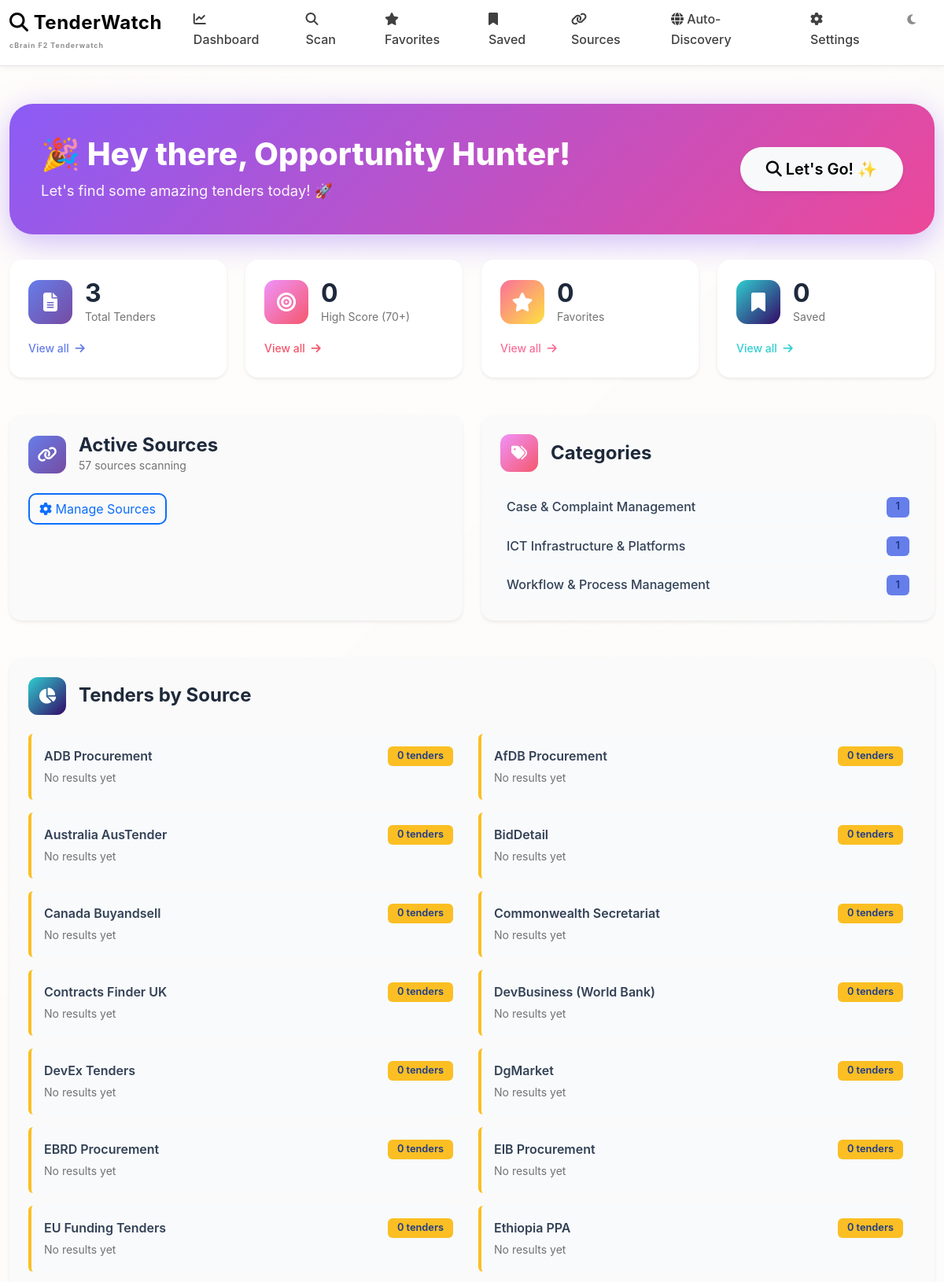
The page / (upper part) on the database its author committed.
### app/models.py (models this page shows)
class TenderResult(db.Model):
    id = db.Column(db.Integer, primary_key=True)
    title = db.Column(db.Text, nullable=False)
    title_translated = db.Column(db.Text, default="")
    link = db.Column(db.Text, unique=True, nullable=False)
    description = db.Column(db.Text, default="")
    description_translated = db.Column(db.Text, default="")
    buyer = db.Column(db.String(200))
    country = db.Column(db.String(200))
    deadline = db.Column(db.String(200))
    score = db.Column(db.Float)
    keywords_matched = db.Column(db.Text)
    scoring_breakdown = db.Column(db.Text, default="")
    discovery_method = db.Column(db.String(50), default="manual")  # 'manual', 'auto', 'priority'
    search_query = db.Column(db.String(500))  # Search query that found this (for auto-discovered)
    search_source = db.Column(db.String(50))  # 'google', 'bing', or source name
    semantic_score = db.Column(db.Float, default=0.0)
    ai_confidence = db.Column(db.Float, default=0.0)
    entities_extracted = db.Column(db.Text, default="")  # JSON with extracted entities
    ai_summary = db.Column(db.Text, default="")  # AI-generated summary
    saved = db.Column(db.Boolean, default=False)
    favorite = db.Column(db.Boolean, default=False)
    notified = db.Column(db.Boolean, default=False)
    source_id = db.Column(db.Integer, db.ForeignKey("tender_source.id"))
    source = db.relationship("TenderSource")
    category = db.Column(db.String(100))
    confidence = db.Column(db.Float)
    created_at = db.Column(db.DateTime, default=datetime.utcnow)

class TenderSource(db.Model):
    id = db.Column(db.Integer, primary_key=True)
    name = db.Column(db.String(200), nullable=False)
    url = db.Column(db.String(500), nullable=False)
    active = db.Column(db.Boolean, default=True)
    favorite = db.Column(db.Boolean, default=False)
    created_at = db.Column(db.DateTime, default=datetime.utcnow)

### app/routes.py (the view)
@main.route("/")
def dashboard():
    one_month_ago = datetime.utcnow() - timedelta(days=30)
    total_tenders = TenderResult.query.filter(TenderResult.created_at >= one_month_ago).count()
    high_score_count = TenderResult.query.filter(
        TenderResult.score >= 70,
        TenderResult.created_at >= one_month_ago
    ).count()
    saved_count = TenderResult.query.filter_by(saved=True).filter(
        TenderResult.created_at >= one_month_ago
    ).count()
    favorite_count = TenderResult.query.filter_by(favorite=True).filter(
        TenderResult.created_at >= one_month_ago
    ).count()
    active_sources = TenderSource.query.filter_by(active=True).count()
    source_contributions = db.session.query(
        TenderSource.name,
        db.func.count(TenderResult.id).label('count')
    ).outerjoin(TenderResult).group_by(TenderSource.name).all()
    categories = db.session.query(
        TenderResult.category,
        db.func.count(TenderResult.id).label('count')
    ).filter(TenderResult.created_at >= one_month_ago).group_by(TenderResult.category).all()
    recent_tenders = TenderResult.query.filter(
        TenderResult.created_at >= one_month_ago
    ).order_by(TenderResult.created_at.desc()).limit(10).all()
    return render_template(
        "dashboard.html",
        total_tenders=total_tenders,
        high_score_count=high_score_count,
        saved_count=saved_count,
        favorite_count=favorite_count,
        active_sources=active_sources,
        source_contributions=source_contributions,
        categories=categories,
        recent_tenders=recent_tenders,
    )

### app/templates/dashboard.html (shortened to what this page needs)
{% extends "base.html" %}
{% block content %}
<div style="background: linear-gradient(135deg, #8b5cf6 0%, #ec4899 100%); padding: 2.5rem; border-radius: 30px; margin-bottom: 2rem; color: white; box-shadow: 0 10px 40px rgba(139, 92, 246, 0.4); animation: fadeIn 0.6s ease-in;">
    <div class="row align-items-center">
        <div class="col-md-8">
            <h1 style="margin: 0; font-weight: 800; font-size: 2.5rem;">🎉 Hey there, Opportunity Hunter!</h1>
            <p style="margin: 0.5rem 0 0 0; opacity: 0.95; font-size: 1.15rem;">Let's find some amazing tenders today! 🚀</p>
        </div>
        <div class="col-md-4 text-end">
            <a href="{{ url_for('main.scan') }}" class="btn btn-light btn-lg shadow-sm" style="border-radius: 50px; padding: 0.75rem 2rem; font-weight: 600; animation: pulse 2s infinite;">
                <i class="fas fa-search"></i> Let's Go! ✨
            </a>
        </div>
    </div>
</div>
<div class="row mb-5 g-4">
    <div class="col-md-3 col-sm-6">
        <div class="card border-0 h-100 shadow-sm hover-lift" style="background: white; border-radius: 16px; transition: all 0.3s ease;">
            <div class="card-body p-4">
                <div class="d-flex align-items-center mb-3">
                    <div style="background: linear-gradient(135deg, #667eea 0%, #764ba2 100%); width: 56px; height: 56px; border-radius: 14px; display: flex; align-items: center; justify-content: center; margin-right: 1rem;">
                        <i class="fas fa-file-alt" style="color: white; font-size: 1.5rem;"></i>
                    </div>
                    <div>
                        <h2 class="mb-0" style="font-weight: 700; color: #1e293b;">{{ total_tenders }}</h2>
                        <p class="mb-0 text-muted" style="font-size: 0.875rem;">Total Tenders</p>
                    </div>
                </div>
                <a href="{{ url_for('main.scan') }}" class="text-decoration-none" style="color: #667eea; font-weight: 500; font-size: 0.875rem;">View all <i class="fas fa-arrow-right ms-1"></i></a>
            </div>
        </div>
    </div>
    <div class="col-md-3 col-sm-6">
        <div class="card border-0 h-100 shadow-sm hover-lift" style="background: white; border-radius: 16px; transition: all 0.3s ease;">
            <div class="card-body p-4">
                <div class="d-flex align-items-center mb-3">
                    <div style="background: linear-gradient(135deg, #f093fb 0%, #f5576c 100%); width: 56px; height: 56px; border-radius: 14px; display: flex; align-items: center; justify-content: center; margin-right: 1rem;">
                        <i class="fas fa-bullseye" style="color: white; font-size: 1.5rem;"></i>
                    </div>
                    <div>
                        <h2 class="mb-0" style="font-weight: 700; color: #1e293b;">{{ high_score_count }}</h2>
                        <p class="mb-0 text-muted" style="font-size: 0.875rem;">High Score (70+)</p>
                    </div>
                </div>
                <a href="{{ url_for('main.scan', min_score=70) }}" class="text-decoration-none" style="color: #f5576c; font-weight: 500; font-size: 0.875rem;">View all <i class="fas fa-arrow-right ms-1"></i></a>
            </div>
        </div>
    </div>
    <div class="col-md-3 col-sm-6">
        <div class="card border-0 h-100 shadow-sm hover-lift" style="background: white; border-radius: 16px; transition: all 0.3s ease;">
            <div class="card-body p-4">
                <div class="d-flex align-items-center mb-3">
                    <div style="background: linear-gradient(135deg, #fa709a 0%, #fee140 100%); width: 56px; height: 56px; border-radius: 14px; display: flex; align-items: center; justify-content: center; margin-right: 1rem;">
                        <i class="fas fa-star" style="color: white; font-size: 1.5rem;"></i>
                    </div>
                    <div>
                        <h2 class="mb-0" style="font-weight: 700; color: #1e293b;">{{ favorite_count }}</h2>
                        <p class="mb-0 text-muted" style="font-size: 0.875rem;">Favorites</p>
                    </div>
                </div>
                <a href="{{ url_for('main.favorites') }}" class="text-decoration-none" style="color: #fa709a; font-weight: 500; font-size: 0.875rem;">View all <i class="fas fa-arrow-right ms-1"></i></a>
            </div>
        </div>
    </div>
    <div class="col-md-3 col-sm-6">
        <div class="card border-0 h-100 shadow-sm hover-lift" style="background: white; border-radius: 16px; transition: all 0.3s ease;">
            <div class="card-body p-4">
                <div class="d-flex align-items-center mb-3">
                    <div style="background: linear-gradient(135deg, #30cfd0 0%, #330867 100%); width: 56px; height: 56px; border-radius: 14px; display: flex; align-items: center; justify-content: center; margin-right: 1rem;">
                        <i class="fas fa-bookmark" style="color: white; font-size: 1.5rem;"></i>
                    </div>
                    <div>
                        <h2 class="mb-0" style="font-weight: 700; color: #1e293b;">{{ saved_count }}</h2>
                        <p class="mb-0 text-muted" style="font-size: 0.875rem;">Saved</p>
                    </div>
                </div>
                <a href="{{ url_for('main.saved') }}" class="text-decoration-none" style="color: #30cfd0; font-weight: 500; font-size: 0.875rem;">View all <i class="fas fa-arrow-right ms-1"></i></a>
            </div>
        </div>
    </div>
</div>
<div class="row mb-5 g-4">
    <div class="col-md-6">
        <div class="card border-0 shadow-sm h-100" style="border-radius: 16px;">
            <div class="card-body p-4">
                <div class="d-flex align-items-center mb-4">
                    <div style="background: linear-gradient(135deg, #667eea 0%, #764ba2 100%); width: 48px; height: 48px; border-radius: 12px; display: flex; align-items: center; justify-content: center; margin-right: 1rem;">
                        <i class="fas fa-link" style="color: white; font-size: 1.25rem;"></i>
                    </div>
                    <div>
                        <h4 class="mb-0" style="font-weight: 700; color: #1e293b;">Active Sources</h4>
                        <p class="mb-0 text-muted" style="font-size: 0.875rem;">{{ active_sources }} sources scanning</p>
                    </div>
                </div>
                <a href="{{ url_for('main.sources') }}" class="btn btn-outline-primary" style="border-radius: 10px; border-width: 2px;">
                    <i class="fas fa-cog"></i> Manage Sources
                </a>
            </div>
        </div>
    </div>
    <div class="col-md-6">
        <div class="card border-0 shadow-sm h-100" style="border-radius: 16px;">
            <div class="card-body p-4">
                <div class="d-flex align-items-center mb-4">
                    <div style="background: linear-gradient(135deg, #f093fb 0%, #f5576c 100%); width: 48px; height: 48px; border-radius: 12px; display: flex; align-items: center; justify-content: center; margin-right: 1rem;">
                        <i class="fas fa-tags" style="color: white; font-size: 1.25rem;"></i>
                    </div>
                    <h4 class="mb-0" style="font-weight: 700; color: #1e293b;">Categories</h4>
                </div>
                {% if categories %}
                <div class="d-flex flex-column gap-2">
                    {% for category_name, count in categories[:3] %}
                    <div class="d-flex justify-content-between align-items-center p-2 rounded" style="background: #f8fafc;">
                        <span style="font-weight: 500; color: #334155;">
                            {% if category_name %}
                                {{ category_name }}
                            {% else %}
                                Uncategorized
                            {% endif %}
                        </span>
                        <span class="badge" style="background: #667eea; font-weight: 600;">{{ count }}</span>
                    </div>
                    {% endfor %}
                </div>
                {% else %}
                <p class="text-muted mb-0">No categories yet. Run a scan to start.</p>
                {% endif %}
            </div>
        </div>
    </div>
</div>
<div class="card border-0 shadow-sm mb-5" style="border-radius: 16px;">
    <div class="card-body p-4">
        <div class="d-flex align-items-center mb-4">
            <div style="background: linear-gradient(135deg, #30cfd0 0%, #330867 100%); width: 48px; height: 48px; border-radius: 12px; display: flex; align-items: center; justify-content: center; margin-right: 1rem;">
                <i class="fas fa-chart-pie" style="color: white; font-size: 1.25rem;"></i>
            </div>
            <h4 class="mb-0" style="font-weight: 700; color: #1e293b;">Tenders by Source</h4>
        </div>
        {% if source_contributions %}
        <div class="row g-3">
            {% for source_name, count in source_contributions %}
            <div class="col-md-6">
                <div class="p-3 rounded" style="background: #f8fafc; border-left: 4px solid {% if count > 0 %}#30cfd0{% else %}#fbbf24{% endif %};">
                    <div class="d-flex justify-content-between align-items-center">
                        <span style="font-weight: 600; color: #334155;">{{ source_name }}</span>
                        <span class="badge" style="background: {% if count > 0 %}#30cfd0{% else %}#fbbf24{% endif %}; font-weight: 600;">
                            {{ count }} tender{% if count != 1 %}s{% endif %}
                        </span>
                    </div>
                    {% if count == 0 %}
                    <small class="text-muted d-block mt-1">No results yet</small>
                    {% endif %}
                </div>
            </div>
            {% endfor %}
        </div>
        {% else %}
        <div class="text-center py-4">
            <i class="fas fa-inbox" style="font-size: 3rem; color: #cbd5e1; margin-bottom: 1rem;"></i>
            <p class="text-muted mb-0">No tenders yet. <a href="{{ url_for('main.scan') }}" style="font-weight: 600;">Run a scan</a> to get started.</p>
        </div>
        {% endif %}
    </div>
</div>
{% endblock %}

### app/templates/base.html (shortened to what this page needs)
<!DOCTYPE html>
<html lang="en">
<head>
    <link href="https://cdn.jsdelivr.net/npm/bootstrap@5.3.2/dist/css/bootstrap.min.css" rel="stylesheet">
    <link href="https://cdnjs.cloudflare.com/ajax/libs/font-awesome/6.4.0/css/all.min.css" rel="stylesheet">
</head>
<body>
<nav class="navbar navbar-expand-lg navbar-dark">
    <div class="container-fluid">
        <a class="navbar-brand" href="{{ url_for('main.scan') }}">
            <i class="fas fa-magnifying-glass"></i> TenderWatch
            <small>cBrain F2 Tenderwatch</small>
        </a>
        <div class="collapse navbar-collapse" id="navbarNav">
            <ul class="navbar-nav ms-auto">
                <li class="nav-item">
                    <a class="nav-link" href="{{ url_for('main.dashboard') }}">
                        <i class="fas fa-chart-line"></i> Dashboard
                    </a>
                </li>
                <li class="nav-item">
                    <a class="nav-link" href="{{ url_for('main.scan') }}">
                        <i class="fas fa-search"></i> Scan
                    </a>
                </li>
                <li class="nav-item">
                    <a class="nav-link" href="{{ url_for('main.favorites') }}">
                        <i class="fas fa-star"></i> Favorites
                    </a>
                </li>
                <li class="nav-item">
                    <a class="nav-link" href="{{ url_for('main.saved') }}">
                        <i class="fas fa-bookmark"></i> Saved
                    </a>
                </li>
                <li class="nav-item">
                    <a class="nav-link" href="{{ url_for('main.sources') }}">
                        <i class="fas fa-link"></i> Sources
                    </a>
                </li>
                <li class="nav-item">
                    <a class="nav-link" href="{{ url_for('main.discovery_dashboard') }}">
                        <i class="fas fa-globe"></i> Auto-Discovery
                    </a>
                </li>
                <li class="nav-item">
                    <a class="nav-link" href="{{ url_for('main.settings') }}">
                        <i class="fas fa-cog"></i> Settings
                    </a>
                </li>
                <li class="nav-item">
                    <button class="nav-link" id="theme-toggle" style="border: none; background: none; cursor: pointer; opacity: 0.6; padding: 0.5rem 1rem;">
                        <i class="fas fa-moon" id="theme-icon" style="font-size: 0.9rem;"></i>
                    </button>
                </li>
            </ul>
        </div>
    </div>
</nav>
<div class="toast-container position-fixed top-0 end-0 p-3" style="z-index: 9999;">
</div>
<div class="container mt-5 mb-5">
    {% block content %}{% endblock %}
</div>
</body>
</html>

### rows shown on the page
TenderResult: category "Case & Complaint Management", source "1"
TenderResult: category "ICT Infrastructure & Platforms", count "1"
TenderResult: category "Workflow & Process Management", source "1"
TenderSource: name "ADB Procurement", favorite "0"
TenderSource: name "AfDB Procurement", favorite "0"
TenderSource: name "Australia AusTender", favorite "0"
TenderSource: name "BidDetail", favorite "0"
TenderSource: name "Canada Buyandsell", favorite "0"
TenderSource: name "Commonwealth Secretariat", favorite "0"
TenderSource: name "Contracts Finder UK", favorite "0"
TenderSource: name "DevBusiness (World Bank)", favorite "0"
TenderSource: name "DevEx Tenders", favorite "0"
TenderSource: name "DgMarket", favorite "0"
TenderSource: name "EBRD Procurement", favorite "0"
TenderSource: name "EIB Procurement", favorite "0"
TenderSource: name "EU Funding Tenders", favorite "0"
TenderSource: name "Ethiopia PPA", favorite "0"

### other values the page prints
{{ total_tenders }} "3"
{{ high_score_count }} "0"
{{ favorite_count }} "0"
{{ saved_count }} "0"
{{ active_sources }} "57"
